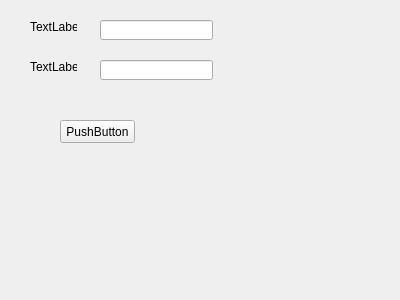
<?xml version="1.0" encoding="UTF-8"?>
<ui version="4.0">
 <class>Form</class>
 <widget class="QWidget" name="Form">
  <property name="geometry">
   <rect>
    <x>0</x>
    <y>0</y>
    <width>400</width>
    <height>300</height>
   </rect>
  </property>
  <property name="windowTitle">
   <string>Form</string>
  </property>
  <widget class="QLabel" name="label">
   <property name="geometry">
    <rect>
     <x>30</x>
     <y>20</y>
     <width>47</width>
     <height>13</height>
    </rect>
   </property>
   <property name="text">
    <string>TextLabel</string>
   </property>
  </widget>
  <widget class="QLabel" name="label_2">
   <property name="geometry">
    <rect>
     <x>30</x>
     <y>60</y>
     <width>47</width>
     <height>13</height>
    </rect>
   </property>
   <property name="text">
    <string>TextLabel</string>
   </property>
  </widget>
  <widget class="QLineEdit" name="lineEdit">
   <property name="geometry">
    <rect>
     <x>100</x>
     <y>20</y>
     <width>113</width>
     <height>20</height>
    </rect>
   </property>
  </widget>
  <widget class="QLineEdit" name="lineEdit_2">
   <property name="geometry">
    <rect>
     <x>100</x>
     <y>60</y>
     <width>113</width>
     <height>20</height>
    </rect>
   </property>
  </widget>
  <widget class="QPushButton" name="pushButton">
   <property name="geometry">
    <rect>
     <x>60</x>
     <y>120</y>
     <width>75</width>
     <height>23</height>
    </rect>
   </property>
   <property name="text">
    <string>PushButton</string>
   </property>
  </widget>
 </widget>
 <resources/>
 <connections/>
</ui>
